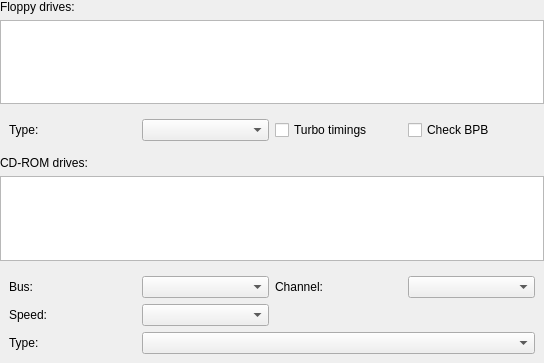
<?xml version="1.0" encoding="UTF-8"?>
<ui version="4.0">
 <class>SettingsFloppyCDROM</class>
 <widget class="QWidget" name="SettingsFloppyCDROM">
  <property name="geometry">
   <rect>
    <x>0</x>
    <y>0</y>
    <width>544</width>
    <height>363</height>
   </rect>
  </property>
  <property name="windowTitle">
   <string>Form</string>
  </property>
  <layout class="QVBoxLayout" name="verticalLayout">
   <property name="leftMargin">
    <number>0</number>
   </property>
   <property name="topMargin">
    <number>0</number>
   </property>
   <property name="rightMargin">
    <number>0</number>
   </property>
   <property name="bottomMargin">
    <number>0</number>
   </property>
   <item>
    <widget class="QLabel" name="label">
     <property name="text">
      <string>Floppy drives:</string>
     </property>
    </widget>
   </item>
   <item>
    <widget class="QTableView" name="tableViewFloppy">
     <property name="sizePolicy">
      <sizepolicy hsizetype="Preferred" vsizetype="Preferred">
       <horstretch>0</horstretch>
       <verstretch>0</verstretch>
      </sizepolicy>
     </property>
     <property name="maximumSize">
      <size>
       <width>16777215</width>
       <height>150</height>
      </size>
     </property>
     <property name="editTriggers">
      <set>QAbstractItemView::NoEditTriggers</set>
     </property>
     <property name="selectionMode">
      <enum>QAbstractItemView::SingleSelection</enum>
     </property>
     <property name="selectionBehavior">
      <enum>QAbstractItemView::SelectRows</enum>
     </property>
     <property name="showGrid">
      <bool>false</bool>
     </property>
     <attribute name="verticalHeaderVisible">
      <bool>false</bool>
     </attribute>
    </widget>
   </item>
   <item>
    <widget class="QWidget" name="floppyControls" native="true">
     <layout class="QHBoxLayout" name="horizontalLayout">
      <item>
       <widget class="QLabel" name="label_2">
        <property name="text">
         <string>Type:</string>
        </property>
       </widget>
      </item>
      <item>
       <widget class="QComboBox" name="comboBoxFloppyType">
        <property name="maxVisibleItems">
         <number>30</number>
        </property>
       </widget>
      </item>
      <item>
       <widget class="QCheckBox" name="checkBoxTurboTimings">
        <property name="text">
         <string>Turbo timings</string>
        </property>
       </widget>
      </item>
      <item>
       <widget class="QCheckBox" name="checkBoxCheckBPB">
        <property name="text">
         <string>Check BPB</string>
        </property>
       </widget>
      </item>
     </layout>
    </widget>
   </item>
   <item>
    <widget class="QLabel" name="cdRomDrivesHeader">
     <property name="text">
      <string>CD-ROM drives:</string>
     </property>
    </widget>
   </item>
   <item>
    <widget class="QTableView" name="tableViewCDROM">
     <property name="sizePolicy">
      <sizepolicy hsizetype="Preferred" vsizetype="Preferred">
       <horstretch>0</horstretch>
       <verstretch>0</verstretch>
      </sizepolicy>
     </property>
     <property name="maximumSize">
      <size>
       <width>16777215</width>
       <height>150</height>
      </size>
     </property>
     <property name="editTriggers">
      <set>QAbstractItemView::NoEditTriggers</set>
     </property>
     <property name="selectionMode">
      <enum>QAbstractItemView::SingleSelection</enum>
     </property>
     <property name="selectionBehavior">
      <enum>QAbstractItemView::SelectRows</enum>
     </property>
     <property name="showGrid">
      <bool>false</bool>
     </property>
     <attribute name="verticalHeaderVisible">
      <bool>false</bool>
     </attribute>
    </widget>
   </item>
   <item>
    <widget class="QWidget" name="cdControls" native="true">
     <layout class="QGridLayout" name="gridLayout">
      <item row="0" column="0">
       <widget class="QLabel" name="label_3">
        <property name="text">
         <string>Bus:</string>
        </property>
       </widget>
      </item>
      <item row="0" column="2">
       <widget class="QLabel" name="label_7">
        <property name="text">
         <string>Channel:</string>
        </property>
       </widget>
      </item>
      <item row="1" column="0">
       <widget class="QLabel" name="label_4">
        <property name="text">
         <string>Speed:</string>
        </property>
       </widget>
      </item>
      <item row="2" column="0">
       <widget class="QLabel" name="label_5">
        <property name="text">
         <string>Type:</string>
        </property>
       </widget>
      </item>
      <item row="0" column="1">
       <widget class="QComboBox" name="comboBoxBus">
        <property name="maxVisibleItems">
         <number>30</number>
        </property>
       </widget>
      </item>
      <item row="0" column="3">
       <widget class="QComboBox" name="comboBoxChannel">
        <property name="maxVisibleItems">
         <number>30</number>
        </property>
       </widget>
      </item>
      <item row="1" column="1">
       <widget class="QComboBox" name="comboBoxSpeed">
        <property name="maxVisibleItems">
         <number>30</number>
        </property>
       </widget>
      </item>
      <item row="2" column="1" colspan="3">
       <widget class="QComboBox" name="comboBoxCDROMType">
        <property name="maxVisibleItems">
         <number>30</number>
        </property>
       </widget>
      </item>
     </layout>
    </widget>
   </item>
  </layout>
 </widget>
 <resources/>
 <connections/>
</ui>
